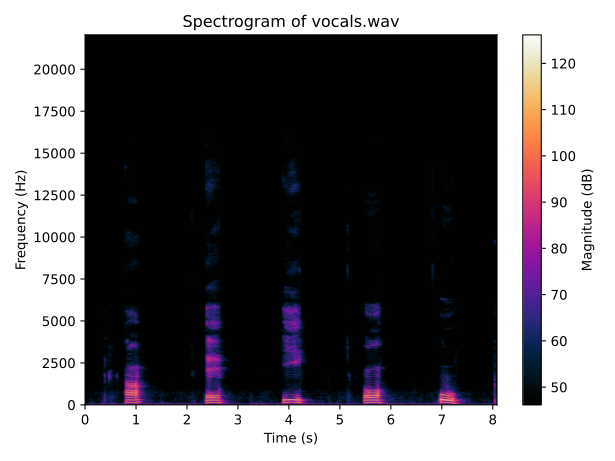

The Python source for this figure:
import numpy as np
import matplotlib.pyplot as plt
from scipy.io import wavfile
import roseus.mpl as rs

filename = "vocals.wav"

sampling_rate, data = wavfile.read(filename)

N = data.shape[0]

frame_size = int(N * 0.01) # 1% din N
hop_size = frame_size // 2
num_frames = (N - frame_size) // hop_size + 1
spectrogram = np.zeros((frame_size // 2 + 1, num_frames))

window = np.hanning(frame_size)

for i in range(num_frames):
    start = i * hop_size
    end = start + frame_size
    frame = data[start:end]
    if frame.shape[0] < frame_size:
        frame = np.pad(frame, (0, frame_size - frame.shape[0]), mode='constant')
    spectrum = np.fft.rfft(frame * window)
    spectrogram[:, i] = np.abs(spectrum)

spectrogram_db = 20 * np.log10(np.maximum(spectrogram, np.max(spectrogram) * 1e-6))

plt.imshow(spectrogram_db, aspect='auto', origin='lower',
              extent=[0, N / sampling_rate, 0, sampling_rate / 2], 
              cmap=rs.roseus, vmin=np.max(spectrogram_db)-80, vmax=np.max(spectrogram_db))
plt.colorbar(label='Magnitude (dB)')
plt.xlabel('Time (s)')
plt.ylabel('Frequency (Hz)')
plt.title('Spectrogram of vocals.wav')
plt.tight_layout()
# plt.show()
plt.savefig('ex6.svg', format='svg')